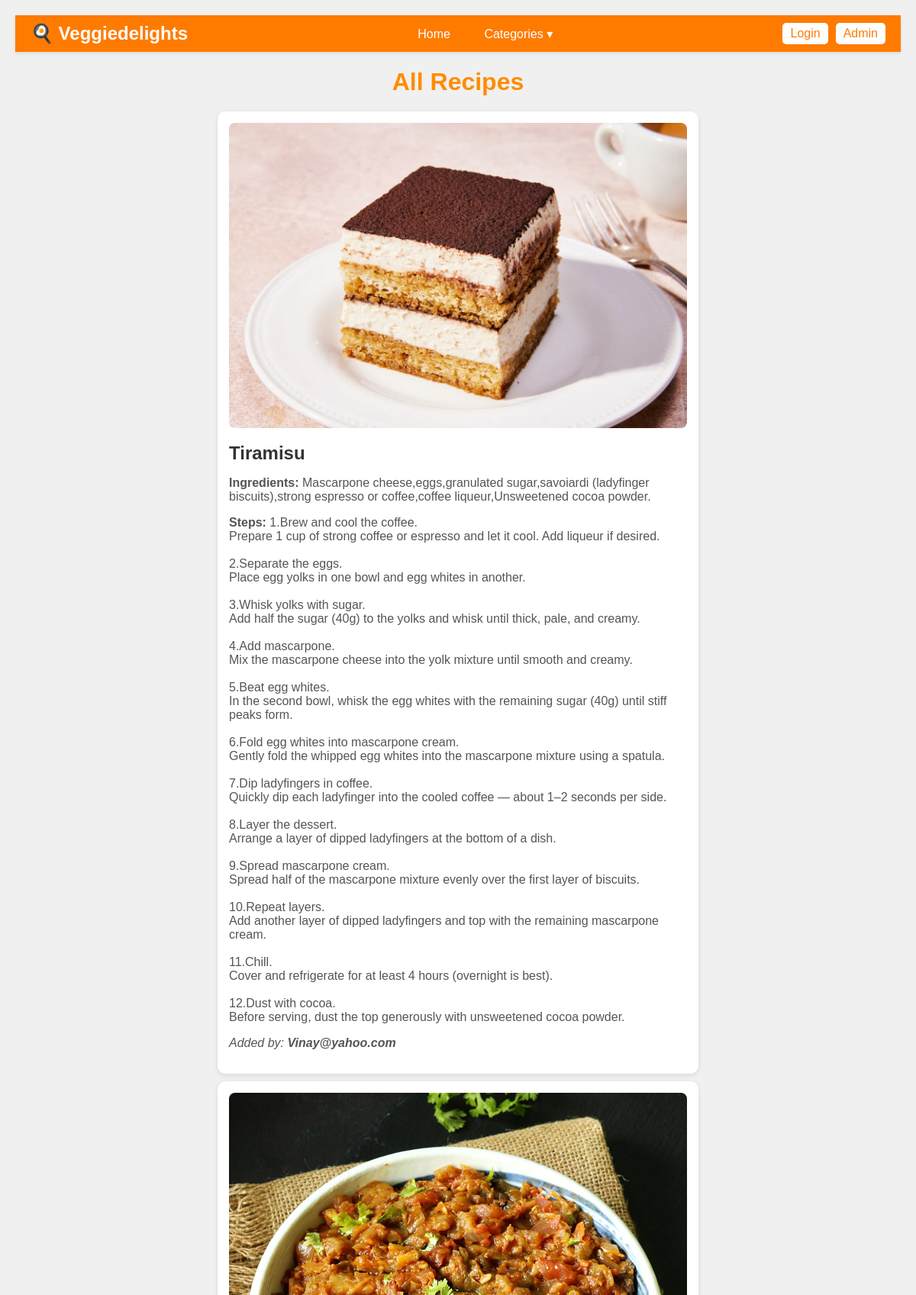
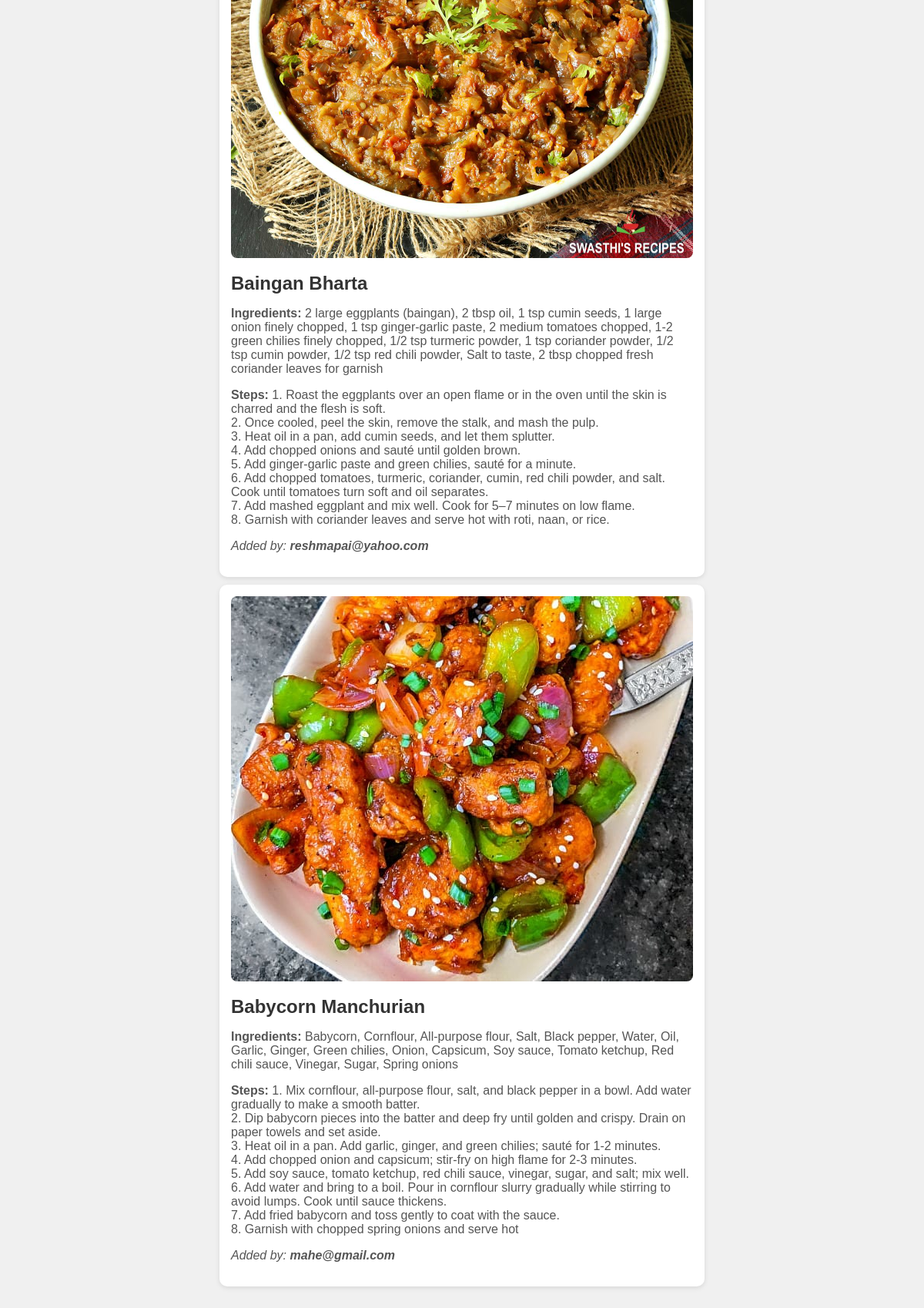
Page /view_recipes.php on the committed database (2 pictures, top to bottom).
### tables this page shows
CREATE TABLE `recipes` (
  `id` int(11) NOT NULL,
  `user_email` varchar(255) NOT NULL,
  `name` varchar(255) NOT NULL,
  `ingredients` text NOT NULL,
  `steps` text NOT NULL,
  `image` longblob DEFAULT NULL,
  `created_at` timestamp NOT NULL DEFAULT current_timestamp(),
  `updated_at` timestamp NOT NULL DEFAULT current_timestamp()
);

### view_recipes.php (the view, shortened to what this page needs)
<?php
include 'config.php';
$role = $_SESSION['role'] ?? 'guest';
$email = $_SESSION['email'] ?? '';
?>
<!DOCTYPE html>
<html lang="en">
<head>
</head>
<body>
<header class="navbar">
    <div class="logo"><a href="index.php">🍳 Veggiedelights</a></div>
    <nav>
        <a href="index.php">Home</a>
        <div class="dropdown">
            <a href="#">Categories ▾</a>
        </div>
    </nav>
    <div class="auth-links">
        <?php if ($role === 'admin'): ?>
            <span class="welcome">👋 Hello Admin</span>
            <a href="logout.php" class="nav-link">Logout</a>
        <?php elseif ($role === 'user'): ?>
            <span class="welcome">👋 Hello <?php echo htmlspecialchars($email); ?></span>
            <a href="logout.php" class="nav-link">Logout</a>
        <?php else: ?>
            <a href="login.php" class="nav-link">Login</a>
            <a href="admin_login.php" class="nav-link">Admin</a>
        <?php endif; ?>
    </div>
</header>
<h1>All Recipes</h1>
<?php
$result = $con->query("SELECT * FROM recipes ORDER BY id DESC");
if ($result->num_rows > 0) {
    while ($row = $result->fetch_assoc()) {
        echo '<div class="recipe-card">';
        if (!empty($row['image']) && file_exists($row['image'])) {
            echo '<img src="'.htmlspecialchars($row['image']).'" alt="Recipe Image">';
        } else {
            echo '<img src="uploads/default.png" alt="No Image">';
        }
        echo '<h2>'.htmlspecialchars($row['name']).'</h2>';
        echo '<p><strong>Ingredients:</strong> '.htmlspecialchars($row['ingredients']).'</p>';
        echo '<p><strong>Steps:</strong> '.nl2br(htmlspecialchars($row['steps'])).'</p>';
        if (!empty($row['user_email'])) {
            echo '<p class="added-by">Added by: <strong>'.htmlspecialchars($row['user_email']).'</strong></p>';
        } else {
            echo '<p class="added-by">Added by: <em>Unknown</em></p>';
        }
        echo '</div>';
    }
} else {
    echo "<p style='text-align:center;color:#555;'>No recipes added yet.</p>";
}
?>
</body>
</html>

### view_recipes.php (style rules this page uses)
body { font-family: Arial; background:#f0f0f0; margin:0; padding:20px; }
h1 { text-align:center; color:#ff8c00; margin-bottom:20px; }
.recipe-card { background:#fff; padding:15px; margin:10px auto; max-width:600px; border-radius:10px; box-shadow:0 2px 6px rgba(0,0,0,0.1); }
.recipe-card img { width:100%; height:auto; border-radius:8px; margin-bottom:10px; }
.recipe-card h2 { margin:5px 0; color:#333; }
.recipe-card p { color:#555; }
.added-by { font-style: italic; color:#777; margin-top:8px; }
header.navbar { display: flex; justify-content: space-between; align-items: center; background-color:#ff7b00; padding:10px 20px; box-shadow:0 2px 4px rgba(0,0,0,0.1); position: sticky; top: 0; z-index: 100; }
header.navbar .logo a { text-decoration: none; font-size: 1.5rem; color:#fff; font-weight: bold; }
header.navbar nav a { margin: 0 10px; text-decoration: none; color:#fff; padding:5px 10px; border-radius:5px; transition: all 0.3s; }
header.navbar nav .dropdown { position: relative; display: inline-block; }
.auth-links .nav-link { background-color: #fff; color: #ff7b00; padding: 5px 10px; border-radius: 5px; text-decoration: none; transition: all 0.3s; }
.auth-links { display: flex; align-items: center; gap: 10px; }

### rows in the picture
recipes: image (picture), name "Tiramisu", ingredients "Mascarpone cheese,eggs,granulated sugar,savoiardi (ladyfinger biscuits),strong espresso or coffee,coffee liqueur,Unsweetened cocoa powder.", steps "1.Brew and cool the coffee. Prepare 1 cup of strong coffee or espresso and let it cool. Add liqueur if desired. 2.Separate the eggs. Place egg yolks in one bowl and egg whites in another. 3.Whisk yolks with sugar. Add half the sugar (40g) to the yolks and whisk until thick, pale, and creamy. 4.Add mascarpone. Mix the mascarpone cheese into the yolk mixture until smooth and creamy. 5.Beat egg whites. In the second bowl, whisk the egg whites with the remaining sugar (40g) until stiff peaks form. 6.Fold egg whites into mascarpone cream. Gently fold the whipped egg whites into the mascarpone mixture using a spatula. 7.Dip ladyfingers in coffee. Quickly dip each ladyfinger into the cooled coffee…", user_email "Vinay@yahoo.com"
recipes: image (picture), name "Baingan Bharta", ingredients "2 large eggplants (baingan), 2 tbsp oil, 1 tsp cumin seeds, 1 large onion finely chopped, 1 tsp ginger-garlic paste, 2 medium tomatoes chopped, 1-2 green chilies finely chopped, 1/2 tsp turmeric powder, 1 tsp coriander powder, 1/2 tsp cumin powder, 1/2 tsp red chili powder, Salt to taste, 2 tbsp chopped fresh coriander leaves for garnish", steps "1. Roast the eggplants over an open flame or in the oven until the skin is charred and the flesh is soft. 2. Once cooled, peel the skin, remove the stalk, and mash the pulp. 3. Heat oil in a pan, add cumin seeds, and let them splutter. 4. Add chopped onions and sauté until golden brown. 5. Add ginger-garlic paste and green chilies, sauté for a minute. 6. Add chopped tomatoes, turmeric, coriander, cumin, red chili powder, and salt. Cook until tomatoes turn soft and oil separates. 7. Add mashed eggplant and mix well. Cook for 5–7 minutes on low flame. 8. Garnish with coriander leaves and serve hot with roti, naan, or rice.", user_email "reshmapai@yahoo.com"
recipes: image (picture), name "Babycorn Manchurian", ingredients "Babycorn, Cornflour, All-purpose flour, Salt, Black pepper, Water, Oil, Garlic, Ginger, Green chilies, Onion, Capsicum, Soy sauce, Tomato ketchup, Red chili sauce, Vinegar, Sugar, Spring onions", steps "1. Mix cornflour, all-purpose flour, salt, and black pepper in a bowl. Add water gradually to make a smooth batter. 2. Dip babycorn pieces into the batter and deep fry until golden and crispy. Drain on paper towels and set aside. 3. Heat oil in a pan. Add garlic, ginger, and green chilies; sauté for 1-2 minutes. 4. Add chopped onion and capsicum; stir-fry on high flame for 2-3 minutes. 5. Add soy sauce, tomato ketchup, red chili sauce, vinegar, sugar, and salt; mix well. 6. Add water and bring to a boil. Pour in cornflour slurry gradually while stirring to avoid lumps. Cook until sauce thickens. 7. Add fried babycorn and toss gently to coat with the sauce. 8. Garnish with chopped spring…", user_email "mahe@gmail.com"
